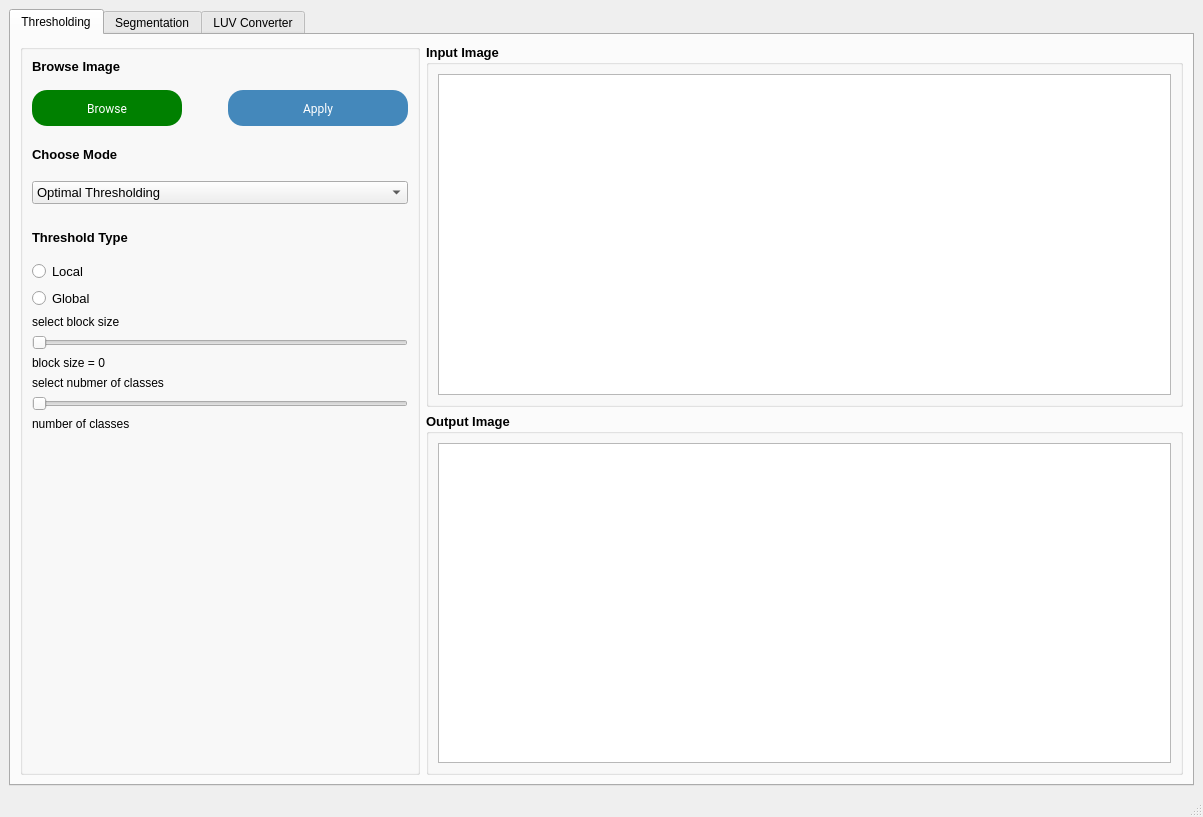
<?xml version="1.0" encoding="UTF-8"?>
<ui version="4.0">
 <class>MainWindow</class>
 <widget class="QMainWindow" name="MainWindow">
  <property name="geometry">
   <rect>
    <x>0</x>
    <y>0</y>
    <width>1203</width>
    <height>817</height>
   </rect>
  </property>
  <property name="windowTitle">
   <string>MainWindow</string>
  </property>
  <widget class="QWidget" name="centralwidget">
   <layout class="QGridLayout" name="gridLayout">
    <item row="0" column="0">
     <widget class="QTabWidget" name="tabWidget">
      <property name="currentIndex">
       <number>0</number>
      </property>
      <widget class="QWidget" name="tab">
       <attribute name="title">
        <string>Thresholding</string>
       </attribute>
       <layout class="QGridLayout" name="gridLayout_5">
        <item row="0" column="0">
         <layout class="QGridLayout" name="gridLayout_7">
          <item row="0" column="1">
           <layout class="QGridLayout" name="gridLayout_4">
            <item row="0" column="0">
             <widget class="QGroupBox" name="groupBox_2">
              <property name="minimumSize">
               <size>
                <width>500</width>
                <height>0</height>
               </size>
              </property>
              <property name="font">
               <font>
                <pointsize>10</pointsize>
                <weight>75</weight>
                <bold>true</bold>
               </font>
              </property>
              <property name="title">
               <string>Input Image</string>
              </property>
              <layout class="QGridLayout" name="gridLayout_2">
               <item row="0" column="0">
                <widget class="QGraphicsView" name="input_graphicsView_1"/>
               </item>
              </layout>
             </widget>
            </item>
            <item row="1" column="0">
             <widget class="QGroupBox" name="groupBox_3">
              <property name="font">
               <font>
                <pointsize>10</pointsize>
                <weight>75</weight>
                <bold>true</bold>
               </font>
              </property>
              <property name="title">
               <string>Output Image</string>
              </property>
              <layout class="QGridLayout" name="gridLayout_3">
               <item row="0" column="0">
                <widget class="QGraphicsView" name="output_graphicsView_1"/>
               </item>
              </layout>
             </widget>
            </item>
           </layout>
          </item>
          <item row="0" column="0">
           <widget class="QGroupBox" name="groupBox">
            <property name="minimumSize">
             <size>
              <width>280</width>
              <height>0</height>
             </size>
            </property>
            <property name="maximumSize">
             <size>
              <width>400</width>
              <height>16777215</height>
             </size>
            </property>
            <property name="title">
             <string/>
            </property>
            <layout class="QGridLayout" name="gridLayout_19">
             <item row="0" column="0">
              <layout class="QGridLayout" name="gridLayout_18">
               <item row="16" column="0">
                <spacer name="verticalSpacer">
                 <property name="orientation">
                  <enum>Qt::Vertical</enum>
                 </property>
                 <property name="sizeHint" stdset="0">
                  <size>
                   <width>20</width>
                   <height>40</height>
                  </size>
                 </property>
                </spacer>
               </item>
               <item row="1" column="0">
                <spacer name="verticalSpacer_3">
                 <property name="orientation">
                  <enum>Qt::Vertical</enum>
                 </property>
                 <property name="sizeType">
                  <enum>QSizePolicy::Preferred</enum>
                 </property>
                 <property name="sizeHint" stdset="0">
                  <size>
                   <width>20</width>
                   <height>15</height>
                  </size>
                 </property>
                </spacer>
               </item>
               <item row="14" column="0">
                <widget class="QSlider" name="number_of_classes_slider">
                 <property name="orientation">
                  <enum>Qt::Horizontal</enum>
                 </property>
                </widget>
               </item>
               <item row="4" column="0">
                <widget class="QComboBox" name="thresholdCombox">
                 <property name="font">
                  <font>
                   <pointsize>10</pointsize>
                  </font>
                 </property>
                 <item>
                  <property name="text">
                   <string>Optimal Thresholding</string>
                  </property>
                 </item>
                 <item>
                  <property name="text">
                   <string>Spectral Thresholding</string>
                  </property>
                 </item>
                 <item>
                  <property name="text">
                   <string>Otsu Thresholding</string>
                  </property>
                 </item>
                </widget>
               </item>
               <item row="12" column="0">
                <widget class="QLabel" name="block_size_val_label">
                 <property name="text">
                  <string>block size = 0</string>
                 </property>
                </widget>
               </item>
               <item row="0" column="0">
                <layout class="QGridLayout" name="gridLayout_17">
                 <item row="0" column="0">
                  <widget class="QLabel" name="label_21">
                   <property name="font">
                    <font>
                     <pointsize>10</pointsize>
                     <weight>75</weight>
                     <bold>true</bold>
                    </font>
                   </property>
                   <property name="text">
                    <string>Browse Image</string>
                   </property>
                  </widget>
                 </item>
                 <item row="2" column="0">
                  <layout class="QGridLayout" name="gridLayout_15">
                   <item row="0" column="0">
                    <widget class="QPushButton" name="browseButton_1">
                     <property name="maximumSize">
                      <size>
                       <width>150</width>
                       <height>16777215</height>
                      </size>
                     </property>
                     <property name="font">
                      <font>
                       <family>-apple-system,system-ui,Segoe UI,Roboto,Helvetica Neue,Ubuntu,sans-serif</family>
                      </font>
                     </property>
                     <property name="styleSheet">
                      <string notr="true">QPushButton{
background-color: #008000; /* Changed to green */
border-radius: 15px;
color: #fff;
cursor: pointer;
font-family: -apple-system,system-ui,&quot;Segoe UI&quot;,Roboto,&quot;Helvetica Neue&quot;,Ubuntu,sans-serif;
font-size: 100%;
height: 30px;
line-height: 1.15;
outline: none;
padding: 3 10px;
text-align: center;
width: 30px; /* Reduced width to 200 pixels */
}
QPushButton:hover{
background-color: #006400; /* Darker green */
}
QPushButton:pressed{
background-color: #004d00; /* Even darker green */
}
QPushButton:focus {
                    border-color: #006400;
                    color: #006400;
                    outline: none;
}
QPushButton.dark:hover {
                    background-color: #17222d; /* Adjust dark mode hover background color */
}

QPushButton.dark:pressed {
                    background-color: #0f1417; /* Adjust dark mode pressed background color */
}
</string>
                     </property>
                     <property name="text">
                      <string>Browse</string>
                     </property>
                    </widget>
                   </item>
                   <item row="0" column="1">
                    <spacer name="horizontalSpacer">
                     <property name="orientation">
                      <enum>Qt::Horizontal</enum>
                     </property>
                     <property name="sizeType">
                      <enum>QSizePolicy::Preferred</enum>
                     </property>
                     <property name="sizeHint" stdset="0">
                      <size>
                       <width>40</width>
                       <height>20</height>
                      </size>
                     </property>
                    </spacer>
                   </item>
                   <item row="0" column="2">
                    <widget class="QPushButton" name="apply_btn">
                     <property name="font">
                      <font>
                       <family>-apple-system,system-ui,Segoe UI,Roboto,Helvetica Neue,Ubuntu,sans-serif</family>
                      </font>
                     </property>
                     <property name="styleSheet">
                      <string notr="true">QPushButton{
background-color: #4488bb; /* Changed to #4488bb */
border-radius: 15px;
color: #fff;
cursor: pointer;
font-family: -apple-system,system-ui,&quot;Segoe UI&quot;,Roboto,&quot;Helvetica Neue&quot;,Ubuntu,sans-serif;
font-size: 100%;
height: 30px;
line-height: 1.15;
outline: none;
padding: 3 10px;
text-align: center;
width: 30px; /* Reduced width to 200 pixels */
}
QPushButton:hover{
background-color: #336688; /* Darker shade of #4488bb */
}
QPushButton:pressed{
background-color: #224466; /* Even darker shade of #4488bb */
}
QPushButton:focus {
                    border-color: #336688;
                    color: #336688;
                    outline: none;
}
QPushButton.dark:hover {
                    background-color: #17222d; /* Adjust dark mode hover background color */
}

QPushButton.dark:pressed {
                    background-color: #0f1417; /* Adjust dark mode pressed background color */
}
</string>
                     </property>
                     <property name="text">
                      <string>Apply</string>
                     </property>
                    </widget>
                   </item>
                  </layout>
                 </item>
                 <item row="1" column="0">
                  <spacer name="verticalSpacer_4">
                   <property name="orientation">
                    <enum>Qt::Vertical</enum>
                   </property>
                   <property name="sizeType">
                    <enum>QSizePolicy::Preferred</enum>
                   </property>
                   <property name="sizeHint" stdset="0">
                    <size>
                     <width>20</width>
                     <height>10</height>
                    </size>
                   </property>
                  </spacer>
                 </item>
                </layout>
               </item>
               <item row="9" column="0">
                <widget class="QSlider" name="block_size_slider">
                 <property name="orientation">
                  <enum>Qt::Horizontal</enum>
                 </property>
                </widget>
               </item>
               <item row="7" column="0">
                <widget class="QLabel" name="select_block_size_label">
                 <property name="text">
                  <string>select block size</string>
                 </property>
                </widget>
               </item>
               <item row="3" column="0">
                <spacer name="verticalSpacer_5">
                 <property name="orientation">
                  <enum>Qt::Vertical</enum>
                 </property>
                 <property name="sizeType">
                  <enum>QSizePolicy::Preferred</enum>
                 </property>
                 <property name="sizeHint" stdset="0">
                  <size>
                   <width>20</width>
                   <height>13</height>
                  </size>
                 </property>
                </spacer>
               </item>
               <item row="13" column="0">
                <widget class="QLabel" name="select_number_of_classes_label">
                 <property name="text">
                  <string>select nubmer of classes</string>
                 </property>
                </widget>
               </item>
               <item row="5" column="0">
                <spacer name="verticalSpacer_6">
                 <property name="orientation">
                  <enum>Qt::Vertical</enum>
                 </property>
                 <property name="sizeType">
                  <enum>QSizePolicy::Preferred</enum>
                 </property>
                 <property name="sizeHint" stdset="0">
                  <size>
                   <width>20</width>
                   <height>20</height>
                  </size>
                 </property>
                </spacer>
               </item>
               <item row="6" column="0">
                <layout class="QGridLayout" name="gridLayout_16">
                 <item row="2" column="0">
                  <widget class="QRadioButton" name="radioButton">
                   <property name="font">
                    <font>
                     <pointsize>10</pointsize>
                    </font>
                   </property>
                   <property name="text">
                    <string>Local </string>
                   </property>
                  </widget>
                 </item>
                 <item row="0" column="0">
                  <widget class="QLabel" name="label_23">
                   <property name="font">
                    <font>
                     <pointsize>10</pointsize>
                     <weight>75</weight>
                     <bold>true</bold>
                    </font>
                   </property>
                   <property name="text">
                    <string>Threshold Type</string>
                   </property>
                  </widget>
                 </item>
                 <item row="3" column="0">
                  <widget class="QRadioButton" name="radioButton_2">
                   <property name="font">
                    <font>
                     <pointsize>10</pointsize>
                    </font>
                   </property>
                   <property name="text">
                    <string>Global</string>
                   </property>
                  </widget>
                 </item>
                 <item row="1" column="0">
                  <spacer name="verticalSpacer_2">
                   <property name="orientation">
                    <enum>Qt::Vertical</enum>
                   </property>
                   <property name="sizeType">
                    <enum>QSizePolicy::Preferred</enum>
                   </property>
                   <property name="sizeHint" stdset="0">
                    <size>
                     <width>20</width>
                     <height>10</height>
                    </size>
                   </property>
                  </spacer>
                 </item>
                </layout>
               </item>
               <item row="2" column="0">
                <widget class="QLabel" name="label_22">
                 <property name="font">
                  <font>
                   <pointsize>10</pointsize>
                   <weight>75</weight>
                   <bold>true</bold>
                  </font>
                 </property>
                 <property name="text">
                  <string>Choose Mode</string>
                 </property>
                </widget>
               </item>
               <item row="15" column="0">
                <widget class="QLabel" name="number_of_classes_val_label">
                 <property name="text">
                  <string>number of classes</string>
                 </property>
                </widget>
               </item>
              </layout>
             </item>
            </layout>
           </widget>
          </item>
         </layout>
        </item>
       </layout>
      </widget>
      <widget class="QWidget" name="tab_2">
       <attribute name="title">
        <string>Segmentation</string>
       </attribute>
       <layout class="QGridLayout" name="gridLayout_25">
        <item row="0" column="0">
         <layout class="QGridLayout" name="gridLayout_8">
          <item row="0" column="1">
           <layout class="QGridLayout" name="gridLayout_6">
            <item row="0" column="0">
             <widget class="QGroupBox" name="groupBox_10">
              <property name="minimumSize">
               <size>
                <width>500</width>
                <height>0</height>
               </size>
              </property>
              <property name="font">
               <font>
                <pointsize>10</pointsize>
                <weight>75</weight>
                <bold>true</bold>
               </font>
              </property>
              <property name="title">
               <string>Input Image</string>
              </property>
              <layout class="QGridLayout" name="gridLayout_13">
               <item row="0" column="0">
                <widget class="QGraphicsView" name="input_graphicsView_2"/>
               </item>
              </layout>
             </widget>
            </item>
            <item row="1" column="0">
             <widget class="QGroupBox" name="groupBox_11">
              <property name="font">
               <font>
                <pointsize>10</pointsize>
                <weight>75</weight>
                <bold>true</bold>
               </font>
              </property>
              <property name="title">
               <string>Output Image</string>
              </property>
              <layout class="QGridLayout" name="gridLayout_14">
               <item row="0" column="0">
                <widget class="QGraphicsView" name="output_graphicsView_2"/>
               </item>
              </layout>
             </widget>
            </item>
           </layout>
          </item>
          <item row="0" column="0">
           <widget class="QGroupBox" name="groupBox_12">
            <property name="minimumSize">
             <size>
              <width>280</width>
              <height>0</height>
             </size>
            </property>
            <property name="maximumSize">
             <size>
              <width>280</width>
              <height>16777215</height>
             </size>
            </property>
            <property name="title">
             <string/>
            </property>
            <layout class="QGridLayout" name="gridLayout_26">
             <item row="0" column="0">
              <layout class="QGridLayout" name="gridLayout_24">
               <item row="8" column="0">
                <layout class="QGridLayout" name="gridLayout_21">
                 <item row="0" column="0">
                  <widget class="QSlider" name="horizontalSlider">
                   <property name="styleSheet">
                    <string notr="true">QSlider::groove:horizontal {
    border: 1px solid #999999;
    height: 8px; /* the groove expands to the size of the slider by default. by giving it a height, it has a fixed size */
    background: #bc9d43; /* Changed to gray */
    margin: 2px 0;
}

QSlider::handle:horizontal {
    background: #bc9d43; /* Changed to white */
    border: 1px solid #5c5c5c;
    width: 20px; /* Adjusted to a medium size */
    height: 20px; /* Adjusted to a medium size */
    margin: -6px 0; /* Adjusted the margin to properly position the medium-sized handle within the groove */
    border-radius: 10px; /* Half of the width and height to make it spherical */
}

QSlider::handle:horizontal:hover {
    background: #bc9d43; /* Changed to white */
}

QSlider::handle:horizontal:pressed {
    background: #bc9d43; /* Changed to white */
}

QSlider::add-page:horizontal {
   background: #d3d3d3; /* Changed to white */
}

QSlider::sub-page:horizontal {
   background: #bc9d43; /* Changed to gray */
}
</string>
                   </property>
                   <property name="orientation">
                    <enum>Qt::Horizontal</enum>
                   </property>
                  </widget>
                 </item>
                 <item row="0" column="1">
                  <widget class="QLabel" name="label_4">
                   <property name="text">
                    <string>0</string>
                   </property>
                  </widget>
                 </item>
                </layout>
               </item>
               <item row="4" column="0">
                <widget class="QComboBox" name="segmentationCombox">
                 <property name="font">
                  <font>
                   <pointsize>10</pointsize>
                  </font>
                 </property>
                 <item>
                  <property name="text">
                   <string>K-means Segmentation</string>
                  </property>
                 </item>
                 <item>
                  <property name="text">
                   <string>Mean-Shift Segmentation</string>
                  </property>
                 </item>
                 <item>
                  <property name="text">
                   <string>Agglomerative</string>
                  </property>
                 </item>
                 <item>
                  <property name="text">
                   <string>Region Growing</string>
                  </property>
                 </item>
                </widget>
               </item>
               <item row="7" column="0">
                <layout class="QFormLayout" name="formLayout_2">
                 <item row="0" column="0">
                  <widget class="QLabel" name="label">
                   <property name="font">
                    <font>
                     <pointsize>10</pointsize>
                     <weight>75</weight>
                     <bold>true</bold>
                    </font>
                   </property>
                   <property name="text">
                    <string>TextLabel</string>
                   </property>
                  </widget>
                 </item>
                 <item row="0" column="1">
                  <spacer name="horizontalSpacer_3">
                   <property name="orientation">
                    <enum>Qt::Horizontal</enum>
                   </property>
                   <property name="sizeHint" stdset="0">
                    <size>
                     <width>40</width>
                     <height>20</height>
                    </size>
                   </property>
                  </spacer>
                 </item>
                </layout>
               </item>
               <item row="6" column="0">
                <spacer name="verticalSpacer_10">
                 <property name="orientation">
                  <enum>Qt::Vertical</enum>
                 </property>
                 <property name="sizeType">
                  <enum>QSizePolicy::Preferred</enum>
                 </property>
                 <property name="sizeHint" stdset="0">
                  <size>
                   <width>20</width>
                   <height>13</height>
                  </size>
                 </property>
                </spacer>
               </item>
               <item row="3" column="0">
                <spacer name="verticalSpacer_8">
                 <property name="orientation">
                  <enum>Qt::Vertical</enum>
                 </property>
                 <property name="sizeType">
                  <enum>QSizePolicy::Preferred</enum>
                 </property>
                 <property name="sizeHint" stdset="0">
                  <size>
                   <width>20</width>
                   <height>13</height>
                  </size>
                 </property>
                </spacer>
               </item>
               <item row="1" column="0">
                <spacer name="verticalSpacer_11">
                 <property name="orientation">
                  <enum>Qt::Vertical</enum>
                 </property>
                 <property name="sizeType">
                  <enum>QSizePolicy::Preferred</enum>
                 </property>
                 <property name="sizeHint" stdset="0">
                  <size>
                   <width>20</width>
                   <height>15</height>
                  </size>
                 </property>
                </spacer>
               </item>
               <item row="2" column="0">
                <widget class="QLabel" name="label_28">
                 <property name="font">
                  <font>
                   <pointsize>10</pointsize>
                   <weight>75</weight>
                   <bold>true</bold>
                  </font>
                 </property>
                 <property name="text">
                  <string>Choose Mode</string>
                 </property>
                </widget>
               </item>
               <item row="0" column="0">
                <layout class="QGridLayout" name="gridLayout_22">
                 <item row="0" column="0">
                  <widget class="QLabel" name="label_26">
                   <property name="font">
                    <font>
                     <pointsize>10</pointsize>
                     <weight>75</weight>
                     <bold>true</bold>
                    </font>
                   </property>
                   <property name="text">
                    <string>Browse Image</string>
                   </property>
                  </widget>
                 </item>
                 <item row="2" column="0">
                  <layout class="QGridLayout" name="gridLayout_23">
                   <item row="0" column="0">
                    <widget class="QPushButton" name="browseButton_2">
                     <property name="maximumSize">
                      <size>
                       <width>150</width>
                       <height>16777215</height>
                      </size>
                     </property>
                     <property name="font">
                      <font>
                       <family>-apple-system,system-ui,Segoe UI,Roboto,Helvetica Neue,Ubuntu,sans-serif</family>
                      </font>
                     </property>
                     <property name="styleSheet">
                      <string notr="true">QPushButton{
background-color: #008000; /* Changed to green */
border-radius: 15px;
color: #fff;
cursor: pointer;
font-family: -apple-system,system-ui,&quot;Segoe UI&quot;,Roboto,&quot;Helvetica Neue&quot;,Ubuntu,sans-serif;
font-size: 100%;
height: 30px;
line-height: 1.15;
outline: none;
padding: 3 10px;
text-align: center;
width: 30px; /* Reduced width to 200 pixels */
}
QPushButton:hover{
background-color: #006400; /* Darker green */
}
QPushButton:pressed{
background-color: #004d00; /* Even darker green */
}
QPushButton:focus {
                    border-color: #006400;
                    color: #006400;
                    outline: none;
}
QPushButton.dark:hover {
                    background-color: #17222d; /* Adjust dark mode hover background color */
}

QPushButton.dark:pressed {
                    background-color: #0f1417; /* Adjust dark mode pressed background color */
}
</string>
                     </property>
                     <property name="text">
                      <string>Browse</string>
                     </property>
                    </widget>
                   </item>
                   <item row="0" column="1">
                    <spacer name="horizontalSpacer_2">
                     <property name="orientation">
                      <enum>Qt::Horizontal</enum>
                     </property>
                     <property name="sizeType">
                      <enum>QSizePolicy::Preferred</enum>
                     </property>
                     <property name="sizeHint" stdset="0">
                      <size>
                       <width>40</width>
                       <height>20</height>
                      </size>
                     </property>
                    </spacer>
                   </item>
                  </layout>
                 </item>
                 <item row="1" column="0">
                  <spacer name="verticalSpacer_9">
                   <property name="orientation">
                    <enum>Qt::Vertical</enum>
                   </property>
                   <property name="sizeType">
                    <enum>QSizePolicy::Preferred</enum>
                   </property>
                   <property name="sizeHint" stdset="0">
                    <size>
                     <width>20</width>
                     <height>10</height>
                    </size>
                   </property>
                  </spacer>
                 </item>
                </layout>
               </item>
               <item row="10" column="0">
                <layout class="QGridLayout" name="gridLayout_20">
                 <item row="0" column="0">
                  <widget class="QSlider" name="horizontalSlider_2">
                   <property name="styleSheet">
                    <string notr="true">QSlider::groove:horizontal {
    border: 1px solid #999999;
    height: 8px; /* the groove expands to the size of the slider by default. by giving it a height, it has a fixed size */
    background: #bc9d43; /* Changed to gray */
    margin: 2px 0;
}

QSlider::handle:horizontal {
    background: #bc9d43; /* Changed to white */
    border: 1px solid #5c5c5c;
    width: 20px; /* Adjusted to a medium size */
    height: 20px; /* Adjusted to a medium size */
    margin: -6px 0; /* Adjusted the margin to properly position the medium-sized handle within the groove */
    border-radius: 10px; /* Half of the width and height to make it spherical */
}

QSlider::handle:horizontal:hover {
    background: #bc9d43; /* Changed to white */
}

QSlider::handle:horizontal:pressed {
    background: #bc9d43; /* Changed to white */
}

QSlider::add-page:horizontal {
   background: #d3d3d3; /* Changed to white */
}

QSlider::sub-page:horizontal {
   background: #bc9d43; /* Changed to gray */
}
</string>
                   </property>
                   <property name="orientation">
                    <enum>Qt::Horizontal</enum>
                   </property>
                  </widget>
                 </item>
                 <item row="0" column="1">
                  <widget class="QLabel" name="label_3">
                   <property name="text">
                    <string>0</string>
                   </property>
                  </widget>
                 </item>
                 <item row="1" column="0">
                  <widget class="QPushButton" name="Apply_pushButton">
                   <property name="font">
                    <font>
                     <family>-apple-system,system-ui,Segoe UI,Roboto,Helvetica Neue,Ubuntu,sans-serif</family>
                    </font>
                   </property>
                   <property name="styleSheet">
                    <string notr="true">QPushButton{
background-color: #4488bb; /* Changed to #4488bb */
border-radius: 15px;
color: #fff;
cursor: pointer;
font-family: -apple-system,system-ui,&quot;Segoe UI&quot;,Roboto,&quot;Helvetica Neue&quot;,Ubuntu,sans-serif;
font-size: 100%;
height: 30px;
line-height: 1.15;
outline: none;
padding: 3 10px;
text-align: center;
width: 30px; /* Reduced width to 200 pixels */
}
QPushButton:hover{
background-color: #336688; /* Darker shade of #4488bb */
}
QPushButton:pressed{
background-color: #224466; /* Even darker shade of #4488bb */
}
QPushButton:focus {
                    border-color: #336688;
                    color: #336688;
                    outline: none;
}
QPushButton.dark:hover {
                    background-color: #17222d; /* Adjust dark mode hover background color */
}

QPushButton.dark:pressed {
                    background-color: #0f1417; /* Adjust dark mode pressed background color */
}
</string>
                   </property>
                   <property name="text">
                    <string>Apply</string>
                   </property>
                  </widget>
                 </item>
                </layout>
               </item>
               <item row="5" column="0">
                <spacer name="verticalSpacer_12">
                 <property name="orientation">
                  <enum>Qt::Vertical</enum>
                 </property>
                 <property name="sizeType">
                  <enum>QSizePolicy::Preferred</enum>
                 </property>
                 <property name="sizeHint" stdset="0">
                  <size>
                   <width>20</width>
                   <height>20</height>
                  </size>
                 </property>
                </spacer>
               </item>
               <item row="9" column="0">
                <layout class="QFormLayout" name="formLayout">
                 <item row="0" column="0">
                  <widget class="QLabel" name="label_2">
                   <property name="font">
                    <font>
                     <pointsize>10</pointsize>
                     <weight>75</weight>
                     <bold>true</bold>
                    </font>
                   </property>
                   <property name="text">
                    <string>TextLabel</string>
                   </property>
                  </widget>
                 </item>
                 <item row="0" column="1">
                  <spacer name="horizontalSpacer_4">
                   <property name="orientation">
                    <enum>Qt::Horizontal</enum>
                   </property>
                   <property name="sizeHint" stdset="0">
                    <size>
                     <width>40</width>
                     <height>20</height>
                    </size>
                   </property>
                  </spacer>
                 </item>
                </layout>
               </item>
               <item row="11" column="0">
                <spacer name="verticalSpacer_7">
                 <property name="orientation">
                  <enum>Qt::Vertical</enum>
                 </property>
                 <property name="sizeHint" stdset="0">
                  <size>
                   <width>20</width>
                   <height>40</height>
                  </size>
                 </property>
                </spacer>
               </item>
              </layout>
             </item>
            </layout>
           </widget>
          </item>
         </layout>
        </item>
       </layout>
      </widget>
      <widget class="QWidget" name="tab_3">
       <attribute name="title">
        <string>LUV Converter</string>
       </attribute>
       <layout class="QGridLayout" name="gridLayout_11">
        <item row="0" column="0">
         <layout class="QGridLayout" name="gridLayout_9">
          <item row="0" column="1">
           <layout class="QGridLayout" name="gridLayout_10">
            <item row="0" column="0">
             <widget class="QGroupBox" name="groupBox_13">
              <property name="minimumSize">
               <size>
                <width>500</width>
                <height>0</height>
               </size>
              </property>
              <property name="font">
               <font>
                <pointsize>10</pointsize>
                <weight>75</weight>
                <bold>true</bold>
               </font>
              </property>
              <property name="title">
               <string>Input Image</string>
              </property>
              <layout class="QGridLayout" name="gridLayout_27">
               <item row="0" column="0">
                <widget class="QGraphicsView" name="input_graphicsView_3"/>
               </item>
              </layout>
             </widget>
            </item>
            <item row="1" column="0">
             <widget class="QGroupBox" name="groupBox_14">
              <property name="font">
               <font>
                <pointsize>10</pointsize>
                <weight>75</weight>
                <bold>true</bold>
               </font>
              </property>
              <property name="title">
               <string>Output Image</string>
              </property>
              <layout class="QGridLayout" name="gridLayout_28">
               <item row="0" column="0">
                <widget class="QGraphicsView" name="output_graphicsView_3"/>
               </item>
              </layout>
             </widget>
            </item>
           </layout>
          </item>
          <item row="0" column="0">
           <widget class="QGroupBox" name="groupBox_15">
            <property name="minimumSize">
             <size>
              <width>280</width>
              <height>0</height>
             </size>
            </property>
            <property name="maximumSize">
             <size>
              <width>280</width>
              <height>16777215</height>
             </size>
            </property>
            <property name="title">
             <string/>
            </property>
            <layout class="QGridLayout" name="gridLayout_29">
             <item row="0" column="0">
              <layout class="QGridLayout" name="gridLayout_30">
               <item row="0" column="0">
                <layout class="QGridLayout" name="gridLayout_32">
                 <item row="3" column="0">
                  <widget class="QLabel" name="label_27">
                   <property name="font">
                    <font>
                     <pointsize>10</pointsize>
                     <weight>75</weight>
                     <bold>true</bold>
                    </font>
                   </property>
                   <property name="text">
                    <string>Browse Image</string>
                   </property>
                  </widget>
                 </item>
                 <item row="0" column="0">
                  <spacer name="verticalSpacer_14">
                   <property name="orientation">
                    <enum>Qt::Vertical</enum>
                   </property>
                   <property name="sizeType">
                    <enum>QSizePolicy::Preferred</enum>
                   </property>
                   <property name="sizeHint" stdset="0">
                    <size>
                     <width>20</width>
                     <height>20</height>
                    </size>
                   </property>
                  </spacer>
                 </item>
                 <item row="4" column="0">
                  <layout class="QGridLayout" name="gridLayout_33">
                   <item row="0" column="0">
                    <widget class="QPushButton" name="browseButton_3">
                     <property name="maximumSize">
                      <size>
                       <width>150</width>
                       <height>16777215</height>
                      </size>
                     </property>
                     <property name="font">
                      <font>
                       <family>-apple-system,system-ui,Segoe UI,Roboto,Helvetica Neue,Ubuntu,sans-serif</family>
                      </font>
                     </property>
                     <property name="styleSheet">
                      <string notr="true">QPushButton{
background-color: #008000; /* Changed to green */
border-radius: 15px;
color: #fff;
cursor: pointer;
font-family: -apple-system,system-ui,&quot;Segoe UI&quot;,Roboto,&quot;Helvetica Neue&quot;,Ubuntu,sans-serif;
font-size: 100%;
height: 30px;
line-height: 1.15;
outline: none;
padding: 3 10px;
text-align: center;
width: 30px; /* Reduced width to 200 pixels */
}
QPushButton:hover{
background-color: #006400; /* Darker green */
}
QPushButton:pressed{
background-color: #004d00; /* Even darker green */
}
QPushButton:focus {
                    border-color: #006400;
                    color: #006400;
                    outline: none;
}
QPushButton.dark:hover {
                    background-color: #17222d; /* Adjust dark mode hover background color */
}

QPushButton.dark:pressed {
                    background-color: #0f1417; /* Adjust dark mode pressed background color */
}
</string>
                     </property>
                     <property name="text">
                      <string>Browse</string>
                     </property>
                    </widget>
                   </item>
                   <item row="0" column="1">
                    <spacer name="horizontalSpacer_6">
                     <property name="orientation">
                      <enum>Qt::Horizontal</enum>
                     </property>
                     <property name="sizeType">
                      <enum>QSizePolicy::Preferred</enum>
                     </property>
                     <property name="sizeHint" stdset="0">
                      <size>
                       <width>40</width>
                       <height>20</height>
                      </size>
                     </property>
                    </spacer>
                   </item>
                  </layout>
                 </item>
                 <item row="2" column="0">
                  <spacer name="verticalSpacer_13">
                   <property name="orientation">
                    <enum>Qt::Vertical</enum>
                   </property>
                   <property name="sizeType">
                    <enum>QSizePolicy::Preferred</enum>
                   </property>
                   <property name="sizeHint" stdset="0">
                    <size>
                     <width>20</width>
                     <height>40</height>
                    </size>
                   </property>
                  </spacer>
                 </item>
                 <item row="1" column="0">
                  <widget class="QLabel" name="label_5">
                   <property name="font">
                    <font>
                     <pointsize>18</pointsize>
                     <weight>75</weight>
                     <bold>true</bold>
                     <kerning>true</kerning>
                    </font>
                   </property>
                   <property name="text">
                    <string>  LUV Converter</string>
                   </property>
                   <property name="textFormat">
                    <enum>Qt::PlainText</enum>
                   </property>
                  </widget>
                 </item>
                </layout>
               </item>
               <item row="6" column="0">
                <spacer name="verticalSpacer_18">
                 <property name="orientation">
                  <enum>Qt::Vertical</enum>
                 </property>
                 <property name="sizeHint" stdset="0">
                  <size>
                   <width>20</width>
                   <height>40</height>
                  </size>
                 </property>
                </spacer>
               </item>
               <item row="1" column="0">
                <layout class="QFormLayout" name="formLayout_3"/>
               </item>
               <item row="2" column="0">
                <layout class="QGridLayout" name="gridLayout_31"/>
               </item>
               <item row="3" column="0">
                <layout class="QFormLayout" name="formLayout_4"/>
               </item>
               <item row="5" column="0">
                <layout class="QGridLayout" name="gridLayout_34">
                 <item row="0" column="0">
                  <widget class="QPushButton" name="Apply_pushButton_2">
                   <property name="font">
                    <font>
                     <family>-apple-system,system-ui,Segoe UI,Roboto,Helvetica Neue,Ubuntu,sans-serif</family>
                    </font>
                   </property>
                   <property name="styleSheet">
                    <string notr="true">QPushButton{
background-color: #4488bb; /* Changed to #4488bb */
border-radius: 15px;
color: #fff;
cursor: pointer;
font-family: -apple-system,system-ui,&quot;Segoe UI&quot;,Roboto,&quot;Helvetica Neue&quot;,Ubuntu,sans-serif;
font-size: 100%;
height: 30px;
line-height: 1.15;
outline: none;
padding: 3 10px;
text-align: center;
width: 30px; /* Reduced width to 200 pixels */
}
QPushButton:hover{
background-color: #336688; /* Darker shade of #4488bb */
}
QPushButton:pressed{
background-color: #224466; /* Even darker shade of #4488bb */
}
QPushButton:focus {
                    border-color: #336688;
                    color: #336688;
                    outline: none;
}
QPushButton.dark:hover {
                    background-color: #17222d; /* Adjust dark mode hover background color */
}

QPushButton.dark:pressed {
                    background-color: #0f1417; /* Adjust dark mode pressed background color */
}
</string>
                   </property>
                   <property name="text">
                    <string>Apply</string>
                   </property>
                  </widget>
                 </item>
                 <item row="0" column="1">
                  <spacer name="horizontalSpacer_5">
                   <property name="orientation">
                    <enum>Qt::Horizontal</enum>
                   </property>
                   <property name="sizeType">
                    <enum>QSizePolicy::Preferred</enum>
                   </property>
                   <property name="sizeHint" stdset="0">
                    <size>
                     <width>20</width>
                     <height>20</height>
                    </size>
                   </property>
                  </spacer>
                 </item>
                </layout>
               </item>
               <item row="4" column="0">
                <spacer name="verticalSpacer_15">
                 <property name="orientation">
                  <enum>Qt::Vertical</enum>
                 </property>
                 <property name="sizeType">
                  <enum>QSizePolicy::Preferred</enum>
                 </property>
                 <property name="sizeHint" stdset="0">
                  <size>
                   <width>20</width>
                   <height>20</height>
                  </size>
                 </property>
                </spacer>
               </item>
              </layout>
             </item>
            </layout>
           </widget>
          </item>
         </layout>
        </item>
       </layout>
      </widget>
     </widget>
    </item>
   </layout>
  </widget>
  <widget class="QMenuBar" name="menubar">
   <property name="geometry">
    <rect>
     <x>0</x>
     <y>0</y>
     <width>1203</width>
     <height>26</height>
    </rect>
   </property>
  </widget>
  <widget class="QStatusBar" name="statusbar"/>
 </widget>
 <resources/>
 <connections/>
</ui>
